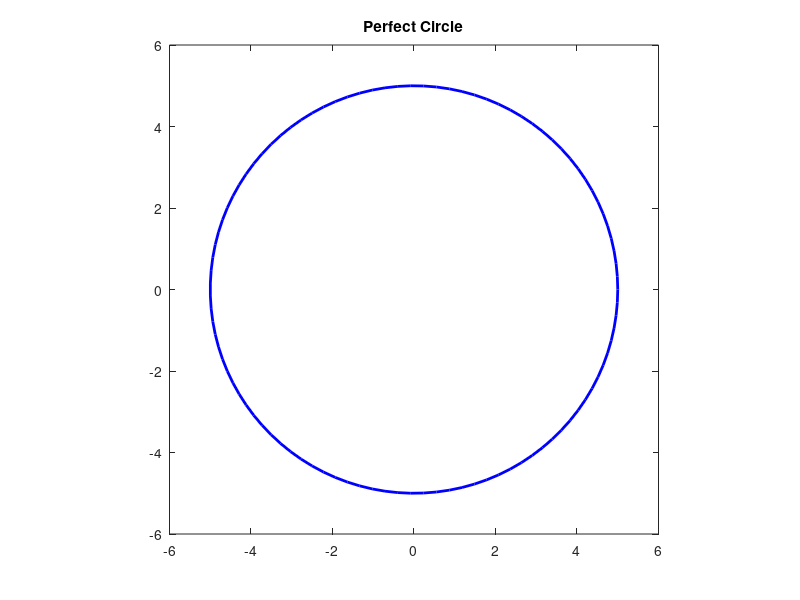

The MATLAB source for this figure:
radius = 5;

center = [0, 0];

theta = linspace(0, 2*pi, 100);
x = center(1) + radius * cos(theta);
y = center(2) + radius * sin(theta);

figure;
plot(x, y, 'b', 'LineWidth', 2);
axis equal;
xlim([-radius-1, radius+1]);
ylim([-radius-1, radius+1]);
title('Perfect Circle');

filename = 'Malith_Damsara_22000275.png';
saveas(gcf, filename);

